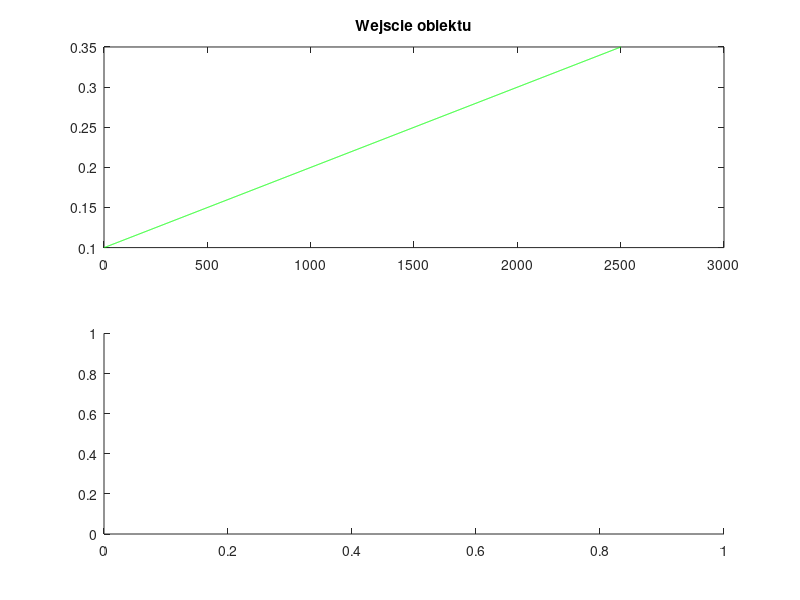

MATLAB code to generate this figure: (Note: this script raises an error after producing the figure.)
%% MAM nadzieje ze tym razem laboratoria pójdą nam lepiej i ze nie zrobi wejsciowki ktora przepierdolic bedzie mozna
close all; clear; clc;

load IdentWsadowaStat.mat
u0 = DaneStatW(:,1); % +zakłócenie nieskorelowane e
y0 = DaneStatW(:,2); % to tak jak wyżej

u1 = DaneStatC(:,1); % +zakłócenie skorelowane v
y1 = DaneStatC(:,2); % to tak jak wyżej

figure(1)
subplot(2,1,1)
plot(u0, 'green')
title("Wejscie obiektu")
subplot(2,1,2)
plot(y0, color="#4DBEEE")
title("Wyjscie obiektu+zakłócenie nieskorelowane e")

figure(2)
subplot(2,1,1)
plot(u1, 'green')
title("Wejscie obiektu")
subplot(2,1,2)
plot(y1, color="#4DBEEE")
title("Wyjscie obiektu+zakłócenie skorelowane v")


%ktrok (liczba N) wpływa na jakość identyfikacji
step = 250; % mozna 250 lub 500 dac tez ogolnie nalezy tu wjebac liczbe 
% przez ktora sie dzieli 2500 inaczej blad wykurwi sie o jakies dimensions xd
dp=4; % to z polecenia przestukałem

%% to nizej to sie liczy dla pomiarow zakłóconych przez e
% mozna przekurwic dla tych drugich zakłóceń tylko 0 na 1 radze zmienic
for i=1:step:length(y0)
    phi0(i,:)=[1, 1/u0(i), 1/u0(i)^2, 1/u0(i)^3]; 
    % czatbot mowi ze zamiast jedynek mozna losowe liczby wstawic a zamiast
    % tego u niby losowe funkcje xdddd
    % z tym u to wiem ze zmysla ale z tym ze te jedynki mozna zamienic to moze miec racje
end

PN_LS0=pinv(phi0)*y0;
p0=PN_LS0;

for i=1:step:length(y0)
    y0_hat(i,:)=(p0(1) + p0(2)/u0(i) + p0(3)/u0(i)^2 + p0(4)/u0(i)^3);
    E0(i) = y0(i) - y0_hat(i);
end
var0=1/(step-dp)*sum(E0.^2);
cov0=var0^2*(phi0'*phi0)^-1;

for i=1:4
    ans_d0(i)=PN_LS0(i)-1.96*sqrt(cov0(i,i));
    ans_g0(i)=PN_LS0(i)+1.96*sqrt(cov0(i,i));
end
przedzial0_1=[ans_d0(1) ans_g0(1)];
przedzial0_2=[ans_d0(2) ans_g0(2)];
przedzial0_3=[ans_d0(3) ans_g0(3)];
przedzial0_4=[ans_d0(4) ans_g0(4)];
figure(1)
hold on
subplot(2,1,2)
plot(1:step:length(y0), y0_hat(1:step:length(y0)), color="#D95319")
legend('pomiar', 'estymata')

%% to nizej to sie liczy dla pomiarow zakłóconych przez v
for i=1:step:length(y1)
    phi1(i,:)=[1, 1/u1(i), 1/u1(i)^2, 1/u1(i)^3]; 
    % czatbot mowi ze zamiast jedynek mozna losowe liczby wstawic a zamiast
    % tego u niby losowe funkcje xdddd
    % z tym u to wiem ze zmysla ale z tym ze te jedynki mozna zamienic to moze miec racje
end

PN_LS1=pinv(phi1)*y1;
p1=PN_LS1;

for i=1:step:length(y1)
    y1_hat(i,:)=(p1(1) + p1(2)/u1(i) + p1(3)/u1(i)^2 + p1(4)/u1(i)^3);
    E1(i) = y0(i) - y0_hat(i);
end
var1=1/(step-dp)*sum(E1.^2);
cov1=var1^2*(phi1'*phi1)^-1;
for i=1:4
    ans_d1(i)=PN_LS1(i)-1.96*sqrt(cov1(i,i));
    ans_g1(i)=PN_LS1(i)+1.96*sqrt(cov1(i,i));
end

przedzial1_1=[ans_d1(1) ans_g1(1)];
przedzial1_2=[ans_d1(2) ans_g1(2)];
przedzial1_3=[ans_d1(3) ans_g1(3)];
przedzial1_4=[ans_d1(4) ans_g1(4)];
figure(2)
hold on
subplot(2,1,2)
plot(1:step:length(y1), y1_hat(1:step:length(y1)), color="#D95319")
legend('pomiar', 'estymata')

